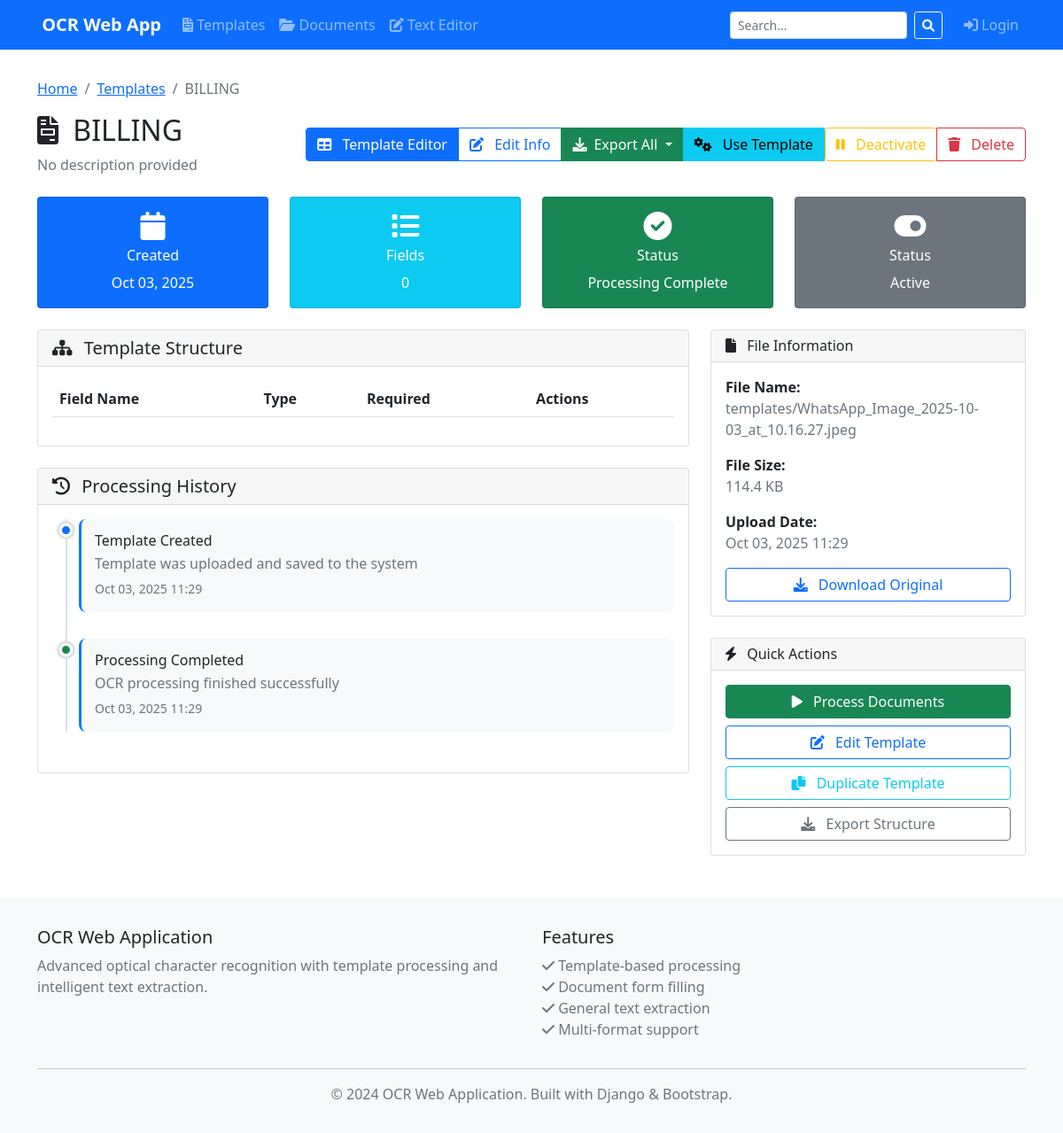
Screenshot of /20/ with the database file from the repository.
### templates/models.py (models this page shows, shortened)
class Template(models.Model):
    name = models.CharField(max_length=255, help_text="Name of the template")
    description = models.TextField(blank=True, null=True, help_text="Description of what this template is for")
    file_data = models.BinaryField(null=True, blank=True, help_text="Original template file data (stored in DB)")
    file_name = models.CharField(max_length=255, null=True, blank=True, help_text="Original filename")
    file_type = models.CharField(max_length=50, null=True, blank=True, help_text="File MIME type")
    file_size = models.IntegerField(null=True, blank=True, help_text="File size in bytes")
    excel_template_data = models.BinaryField(null=True, blank=True, help_text="Generated Excel template (stored in DB)")
    excel_template_name = models.CharField(max_length=255, null=True, blank=True, help_text="Excel template filename")
    visualization_data = models.BinaryField(null=True, blank=True, help_text="Detection visualization image (stored in DB)")
    visualization_name = models.CharField(max_length=255, null=True, blank=True, help_text="Visualization filename")
    file = models.FileField(upload_to='templates/', blank=True, null=True, help_text="Original template file (PDF/image) - deprecated")
    structure = models.JSONField(
        default=dict,
        help_text="JSON structure containing field names, positions, and coordinates"
    )
    created_by = models.ForeignKey(User, on_delete=models.CASCADE, null=True, blank=True)
    created_at = models.DateTimeField(auto_now_add=True)
    updated_at = models.DateTimeField(auto_now=True)
    is_active = models.BooleanField(default=True)
    PROCESSING_STATUS_CHOICES = [
        ('pending', 'Pending Processing'),
        ('processing', 'Processing'),
        ('completed', 'Processing Complete'),
        ('failed', 'Processing Failed'),
    ]
    processing_status = models.CharField(
        max_length=20,
        choices=PROCESSING_STATUS_CHOICES,
        default='pending'
    )
    class Meta:
        ordering = ['-created_at']
        verbose_name = "Template"
        verbose_name_plural = "Templates"
    @property
    def field_count(self):
        if not self.structure:
            return 0
        if 'headers' in self.structure:
            headers = self.structure['headers']
            if isinstance(headers, (list, dict)):
                return len(headers)
    def get_field_names(self):
        if not self.structure:
            return []
        if 'headers' in self.structure:
            headers = self.structure['headers']
            if isinstance(headers, dict):
                return list(headers.values())
            elif isinstance(headers, list):
                return headers

### templates/views.py (the view)
# urls.py: path('<int:template_id>/', views.template_detail, name='template_detail'),
def template_detail(request, template_id):
    template = get_object_or_404(Template, id=template_id)
    return render(request, 'templates/template_detail.html', {'template': template})

### templates/templates/template_detail.html (shortened to what this page needs)
{% extends 'base/base.html' %}
{% block content %}
<div class="row">
    <div class="col-12">
        <nav aria-label="breadcrumb">
            <ol class="breadcrumb">
                <li class="breadcrumb-item"><a href="{% url 'templates:home' %}">Home</a></li>
                <li class="breadcrumb-item"><a href="{% url 'templates:template_list' %}">Templates</a></li>
                <li class="breadcrumb-item active">{{ template.name }}</li>
            </ol>
        </nav>
    </div>
</div>
<div class="row">
    <div class="col-12">
        <div class="d-flex justify-content-between align-items-center mb-4">
            <div>
                <h2>
                    <i class="fas fa-file-invoice me-2"></i>
                    {{ template.name }}
                </h2>
                <p class="text-muted mb-0">{{ template.description|default:"No description provided" }}</p>
            </div>
            <div class="btn-group" role="group">
                <a href="{% url 'templates:template_editor' template.id %}" class="btn btn-primary">
                    <i class="fas fa-table me-2"></i>
                    Template Editor
                </a>
                <a href="{% url 'templates:template_edit' template.id %}" class="btn btn-outline-primary">
                    <i class="fas fa-edit me-2"></i>
                    Edit Info
                </a>
                <div class="btn-group" role="group">
                    <button type="button" class="btn btn-success dropdown-toggle" data-bs-toggle="dropdown">
                        <i class="fas fa-download me-2"></i>Export All
                    </button>
                </div>
                <a href="{% url 'templates:process_template' template.id %}" class="btn btn-info">
                    <i class="fas fa-cogs me-2"></i>
                    Use Template
                </a>
                <form method="post" action="{% url 'templates:template_deactivate' template.id %}" style="display: inline;">
                    <button type="submit" class="btn btn-outline-{% if template.is_active %}warning{% else %}success{% endif %}">
                        <i class="fas fa-{% if template.is_active %}pause{% else %}play{% endif %} me-2"></i>
                        {% if template.is_active %}Deactivate{% else %}Activate{% endif %}
                    </button>
                </form>
                <button type="button" class="btn btn-outline-danger" data-bs-toggle="modal" data-bs-target="#deleteModal">
                    <i class="fas fa-trash me-2"></i>
                    Delete
                </button>
            </div>
        </div>
    </div>
</div>
<div class="row mb-4">
    <div class="col-md-3">
        <div class="card bg-primary text-white">
            <div class="card-body text-center">
                <i class="fas fa-calendar fa-2x mb-2"></i>
                <h6>Created</h6>
                <p class="mb-0">{{ template.created_at|date:"M d, Y" }}</p>
            </div>
        </div>
    </div>
    <div class="col-md-3">
        <div class="card bg-info text-white">
            <div class="card-body text-center">
                <i class="fas fa-list fa-2x mb-2"></i>
                <h6>Fields</h6>
                <p class="mb-0">{{ template.field_count }}</p>
            </div>
        </div>
    </div>
    <div class="col-md-3">
        <div class="card bg-{% if template.processing_status == 'completed' %}success{% elif template.processing_status == 'failed' %}danger{% else %}warning{% endif %} text-white">
            <div class="card-body text-center">
                <i class="fas fa-{% if template.processing_status == 'completed' %}check-circle{% elif template.processing_status == 'failed' %}exclamation-circle{% else %}clock{% endif %} fa-2x mb-2"></i>
                <h6>Status</h6>
                <p class="mb-0">{{ template.get_processing_status_display|default:template.processing_status }}</p>
            </div>
        </div>
    </div>
    <div class="col-md-3">
        <div class="card bg-secondary text-white">
            <div class="card-body text-center">
                <i class="fas fa-{% if template.is_active %}toggle-on{% else %}toggle-off{% endif %} fa-2x mb-2"></i>
                <h6>Status</h6>
                <p class="mb-0">{% if template.is_active %}Active{% else %}Inactive{% endif %}</p>
            </div>
        </div>
    </div>
</div>
<div class="row">
    <div class="col-lg-8">
        <div class="card mb-4">
            <div class="card-header">
                <h5 class="mb-0">
                    <i class="fas fa-sitemap me-2"></i>
                    Template Structure
                </h5>
            </div>
            <div class="card-body">
                {% if template.structure %}
                    <div class="table-responsive">
                        <table class="table table-hover">
                            <thead>
                                <tr>
                                    <th>Field Name</th>
                                    <th>Type</th>
                                    <th>Required</th>
                                    <th>Actions</th>
                                </tr>
                            </thead>
                        </table>
                    </div>
                {% endif %}
            </div>
        </div>
        <div class="card">
            <div class="card-header">
                <h5 class="mb-0">
                    <i class="fas fa-history me-2"></i>
                    Processing History
                </h5>
            </div>
            <div class="card-body">
                <div class="timeline">
                    <div class="timeline-item">
                        <div class="timeline-marker bg-primary"></div>
                        <div class="timeline-content">
                            <h6 class="mb-1">Template Created</h6>
                            <p class="text-muted mb-1">Template was uploaded and saved to the system</p>
                            <small class="text-muted">{{ template.created_at|date:"M d, Y H:i" }}</small>
                        </div>
                    </div>
                    {% if template.processing_status == 'completed' %}
                    <div class="timeline-item">
                        <div class="timeline-marker bg-success"></div>
                        <div class="timeline-content">
                            <h6 class="mb-1">Processing Completed</h6>
                            <p class="text-muted mb-1">OCR processing finished successfully</p>
                            <small class="text-muted">{{ template.updated_at|date:"M d, Y H:i" }}</small>
                        </div>
                    </div>
                    {% endif %}
                </div>
            </div>
        </div>
    </div>
    <div class="col-lg-4">
        <div class="card mb-4">
            <div class="card-header">
                <h6 class="mb-0">
                    <i class="fas fa-file me-2"></i>
                    File Information
                </h6>
            </div>
            <div class="card-body">
                {% if template.file %}
                <div class="mb-3">
                    <strong>File Name:</strong><br>
                    <span class="text-muted">{{ template.file.name|default:"Not available" }}</span>
                </div>
                <div class="mb-3">
                    <strong>File Size:</strong><br>
                    <span class="text-muted">{{ template.file.size|filesizeformat|default:"Unknown" }}</span>
                </div>
                <div class="mb-3">
                    <strong>Upload Date:</strong><br>
                    <span class="text-muted">{{ template.created_at|date:"M d, Y H:i" }}</span>
                </div>
                <div class="d-grid">
                    <a href="{{ template.file.url }}" class="btn btn-outline-primary" target="_blank">
                        <i class="fas fa-download me-2"></i>
                        Download Original
                    </a>
                </div>
                {% else %}
                <p class="text-muted">No file attached to this template.</p>
                {% endif %}
            </div>
        </div>
        <div class="card">
            <div class="card-header">
                <h6 class="mb-0">
                    <i class="fas fa-bolt me-2"></i>
                    Quick Actions
                </h6>
            </div>
            <div class="card-body">
                <div class="d-grid gap-2">
                    <a href="{% url 'templates:process_template' template.id %}" class="btn btn-success">
                        <i class="fas fa-play me-2"></i>
                        Process Documents
                    </a>
                    <a href="{% url 'templates:template_edit' template.id %}" class="btn btn-outline-primary">
                        <i class="fas fa-edit me-2"></i>
                        Edit Template
                    </a>
                    <button class="btn btn-outline-info" onclick="duplicateTemplate({{ template.id }})">
                        <i class="fas fa-copy me-2"></i>
                        Duplicate Template
                    </button>
                    <button class="btn btn-outline-secondary" onclick="exportTemplate({{ template.id }})">
                        <i class="fas fa-download me-2"></i>
                        Export Structure
                    </button>
                </div>
            </div>
        </div>
    </div>
</div>
{% endblock %}

### templates/templates/template_detail.html (style rules this page uses)
.timeline { position: relative; padding-left: 30px; }
.timeline::before { content: ''; position: absolute; left: 15px; top: 0; bottom: 0; width: 2px; background: #dee2e6; }
.timeline-item { position: relative; margin-bottom: 30px; }
.timeline-marker { position: absolute; left: -22px; top: 5px; width: 15px; height: 15px; border-radius: 50%; border: 3px solid #fff; box-shadow: 0 0 0 3px #dee2e6; }
.timeline-content { background: #f8f9fa; padding: 15px; border-radius: 8px; border-left: 3px solid #007bff; }

### rows the page displays
Template: name "BILLING", description "No description provided", created_at "Oct 03, 2025", field_count "0", processing_status "Processing Complete", created_at "Oct 03, 2025 11:29", updated_at "Oct 03, 2025 11:29", file.name "templates/WhatsApp_Image_2025-10-03_at_10.16.27.jpeg", file.size|filesizeformat "114.4 KB"
